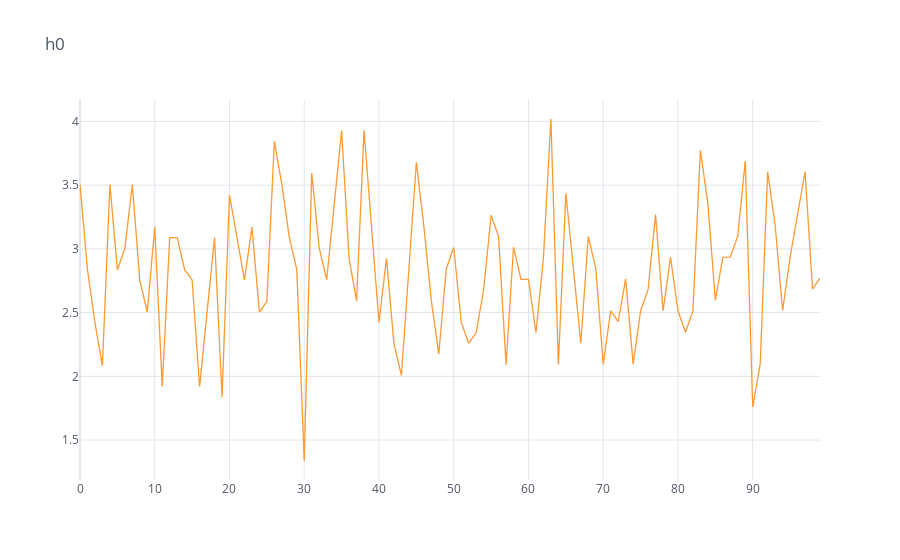

Source (notebook cell):
### Code cell
pd.Series(best_model_h0.loss).rolling(1).mean().iplot(title="h0")

### Figure 1 — Plotly figure (JSON) as saved in the notebook; plotly's stock layout.template omitted (floating-point values rounded to 4 significant figures)
{"data": [{"line": {"color": "rgba(255, 153, 51, 1.0)", "dash": "solid", "shape": "linear", "width": 1.3}, "mode": "lines", "name": "None", "text": "", "type": "scatter", "x": [0, 1, 2, 3, 4, 5, 6, 7, 8, 9, 10, 11, 12, 13, 14, 15, 16, 17, 18, 19, 20, 21, 22, 23, 24, 25, 26, 27, 28, 29, 30, 31, 32, 33, 34, 35, 36, 37, 38, 39, 40, 41, 42, 43, 44, 45, 46, 47, 48, 49, 50, 51, 52, 53, 54, 55, 56, 57, 58, 59, 60, 61, 62, 63, 64, 65, 66, 67, 68, 69, 70, 71, 72, 73, 74, 75, 76, 77, 78, 79, 80, 81, 82, 83, 84, 85, 86, 87, 88, 89, 90, 91, 92, 93, 94, 95, 96, 97, 98, 99], "y": [3.505, 2.838, 2.419, 2.084, 3.505, 2.835, 3.002, 3.505, 2.753, 2.505, 3.173, 1.919, 3.088, 3.088, 2.837, 2.756, 1.92, 2.503, 3.088, 1.836, 3.422, 3.09, 2.754, 3.171, 2.504, 2.587, 3.843, 3.508, 3.09, 2.839, 1.336, 3.594, 3.008, 2.758, 3.344, 3.929, 2.926, 2.591, 3.931, 3.178, 2.423, 2.926, 2.257, 2.007, 2.842, 3.68, 3.178, 2.594, 2.175, 2.844, 3.011, 2.425, 2.259, 2.343, 2.679, 3.264, 3.097, 2.091, 3.013, 2.761, 2.761, 2.343, 2.931, 4.019, 2.092, 3.436, 2.849, 2.26, 3.098, 2.847, 2.093, 2.514, 2.428, 2.765, 2.096, 2.513, 2.682, 3.269, 2.513, 2.934, 2.514, 2.346, 2.513, 3.774, 3.352, 2.598, 2.933, 2.935, 3.102, 3.689, 1.76, 2.096, 3.604, 3.187, 2.517, 2.936, 3.27, 3.607, 2.685, 2.77]}], "layout": {"legend": {"bgcolor": "#FFFFFF", "font": {"color": "#4D5663"}}, "paper_bgcolor": "#FFFFFF", "plot_bgcolor": "#FFFFFF", "title": {"font": {"color": "#4D5663"}, "text": "h0"}, "xaxis": {"gridcolor": "#E1E5ED", "showgrid": true, "tickfont": {"color": "#4D5663"}, "title": {"font": {"color": "#4D5663"}, "text": ""}, "zerolinecolor": "#E1E5ED"}, "yaxis": {"gridcolor": "#E1E5ED", "showgrid": true, "tickfont": {"color": "#4D5663"}, "title": {"font": {"color": "#4D5663"}, "text": ""}, "zerolinecolor": "#E1E5ED"}}}
